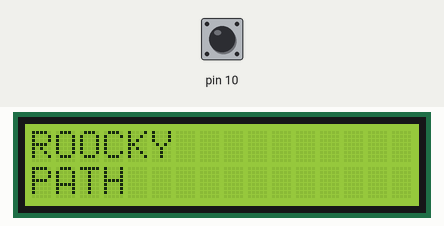
Bench run of a sketch on a simulated Arduino Uno, built with avr-gcc and run on an emulated ATmega328P. Parts: 16×2 character LCD. The test bench sets the inputs (shaded band); at power-on: pin 10 HIGH.

Above: at 1.2 s.
1.3 s: pin 10 pulled LOW for 0.15 s
At 1.42 s:
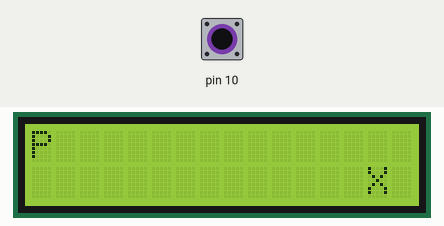
At 5.9 s:
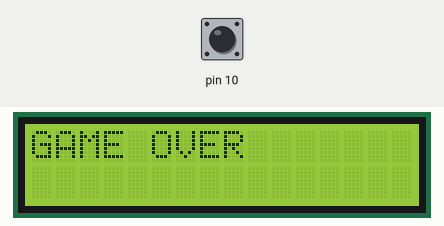
6.0 s: pin 10 pulled LOW for 3.2 s
At 10.8 s:
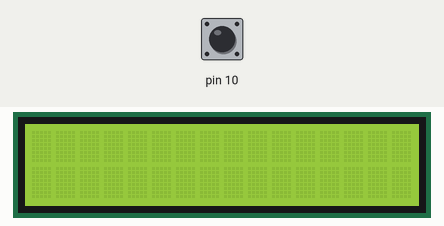
Timing chart, 0 to 12.3 s (numbered marks = the images above; inputs shaded):
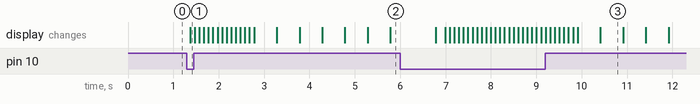

The sketch:

ROOCKY_PATH.ino
```cpp
#include <LiquidCrystal.h>
LiquidCrystal lcd(2, 3, 4, 5, 6, 7);

byte boulderPos = 15;
bool hasJumped = false;
bool GameIsGoing = false;
bool isStartingScreenLoaded = false;
int jumpInterval = 0;

void setup() {
    lcd.begin(16,2);
    startingScreen();

    pinMode(10, INPUT_PULLUP);
  }
void startingScreen() {
    lcd.clear();
    lcd.print("ROOCKY");
    lcd.setCursor(0,1);
    lcd.print("PATH");

    isStartingScreenLoaded = true;
  }

void setupTheGame() {
    lcd.clear();

    lcd.setCursor(0,1);
    lcd.print("P");
    lcd.setCursor(15,1);
    lcd.print("X");

    boulderPos = 15;
    GameIsGoing = true;
    isStartingScreenLoaded = false;
  }

void loop() {
    if(GameIsGoing) {
         if(digitalRead(10) == LOW && !hasJumped) {
            jump();
          }
         if(jumpInterval > 0) {
            jumpInterval = jumpInterval - 1;
          }
         else if(hasJumped) {
            fallDown();
          }
         moveBoulder();

         delay(100);
      }
    else {
        delay(100);
        if(digitalRead(10) == LOW && isStartingScreenLoaded) {
            setupTheGame();
          }
      }
  }

void jump() {
    jumpInterval = 6;
    hasJumped = true;

    lcd.setCursor(0,1);
    lcd.print(" ");
    lcd.setCursor(0,0);
    lcd.print("P");
  }
void fallDown() {
    hasJumped = false;

    lcd.setCursor(0,0);
    lcd.print(" ");
    lcd.setCursor(0,1);
    lcd.print("P");
  }


void remPos() {
        lcd.setCursor(boulderPos, 1);
        lcd.print(" ");
      }

void changePos() {
        lcd.setCursor(boulderPos,1);
        lcd.print("X");
      }

void moveBoulder() {

    remPos();
    boulderPos = boulderPos - 1;
    changePos();


    if(boulderPos == 0) {
        if(!hasJumped) {
            GameOver();
          }
        else {
            remPos();
            boulderPos = 15;
            changePos();
          }
      }
  }


void GameOver() {
    GameIsGoing = false;

    lcd.clear();
    lcd.setCursor(0,0);
    lcd.print("GAME OVER");

    for(int i = 0; i < 3; i++){
        blinkAnimation();
      }

    delay(1000);
    startingScreen();
  }

void blinkAnimation() {
    delay(500);
    lcd.noDisplay();
    delay(500);
    lcd.display();
  }
```

Measured:
- after the input at 1.3 s, the display: first changes after 0.07 s (image 1 shows a later state)
- after the input at 6.0 s, the display: first differs from a run without the input after 0.99 s (image 3 shows a later state)
- what the display in image 3 shows lasts 0.5 s, from 10.4 s to 10.9 s
